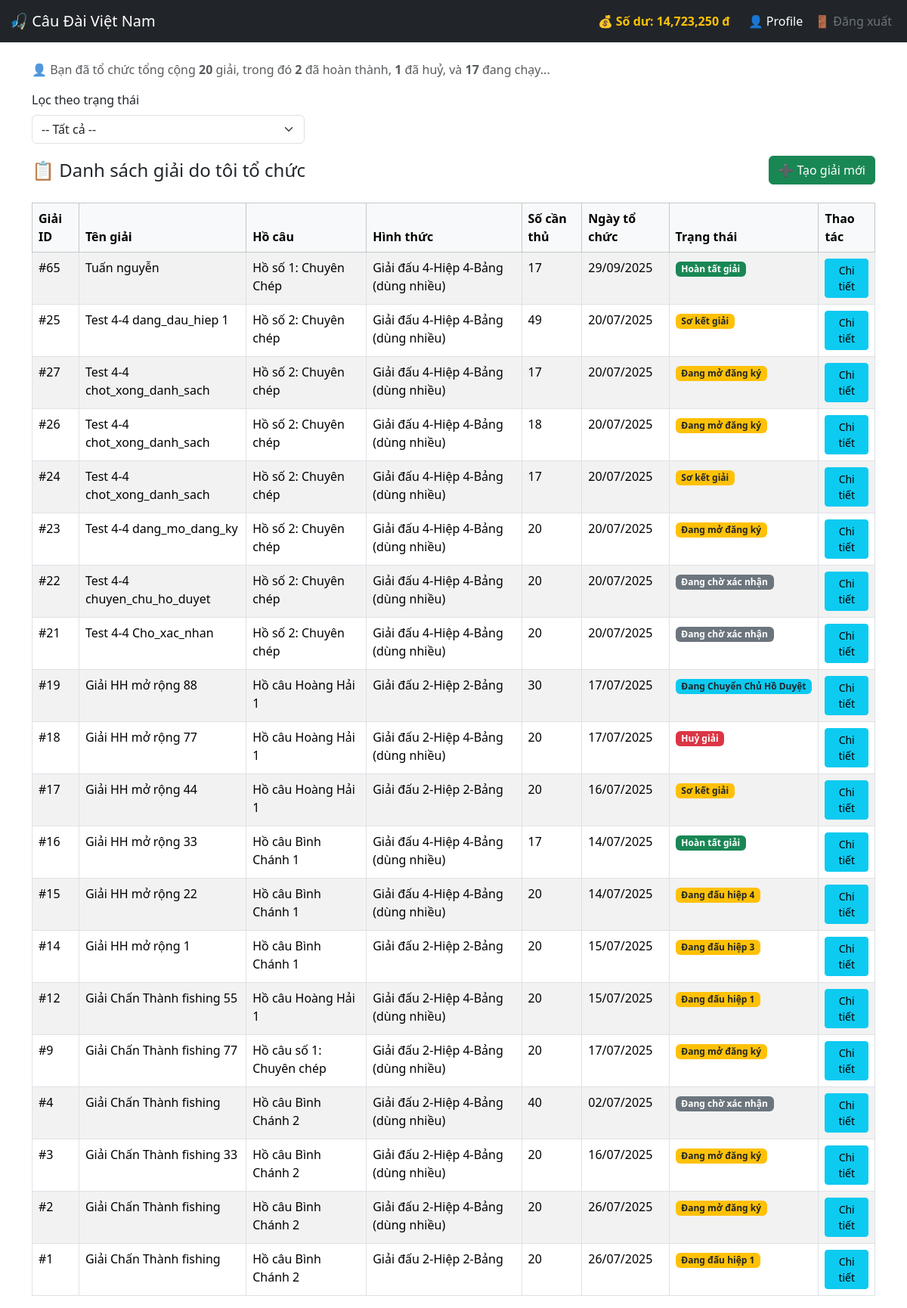
The page /cauca/canthu/mygiai/my_giai_list.php (signed in) on the database its author committed.
### tables this page shows
CREATE TABLE `users` (
  `id` int NOT NULL,
  `user_code` varchar(40) DEFAULT NULL,
  `phone` varchar(12) DEFAULT NULL,
  `password` varchar(255) NOT NULL,
  `nickname` varchar(30) DEFAULT 'Nick name...',
  `email` varchar(100) DEFAULT 'Email...',
  `vai_tro` enum('admin','moderator','canthu','chuho','guest') NOT NULL DEFAULT 'canthu',
  `full_name` varchar(100) DEFAULT 'Họ và Tên...',
  `bank_account` varchar(50) DEFAULT 'Số tài khoản...',
  `bank_info` enum('970436-Vietcombank','970415-VietinBank','970418-BIDV','970405-Agribank','970407-Techcombank','970422-MBbank','970423-TPBank','970403-Sacombank','970432-VPBank','970416-ACB') DEFAULT NULL,
  `qr_image_path` varchar(255) DEFAULT NULL,
  `CCCD_number` varchar(20) DEFAULT 'Số CCCD...',
  `balance` decimal(12,2) DEFAULT '100000.00',
  `balance_ref` decimal(12,2) DEFAULT '50000.00',
  `ref_code` varchar(20) DEFAULT '0935192079',
  `user_exp` int DEFAULT '10',
  `cnt_ho` int NOT NULL DEFAULT '0',
  `cnt_xa` int NOT NULL DEFAULT '0',
  `cnt_giai` int NOT NULL DEFAULT '0',
  `cnt_game` int NOT NULL DEFAULT '0',
  `user_lever` int DEFAULT '1',
  `user_note` varchar(200) DEFAULT 'Ghi chú user...',
  `review_status` enum('yes','no') DEFAULT 'yes',
  `created_at` datetime DEFAULT CURRENT_TIMESTAMP,
  `status` enum('Chưa xác minh','Đã xác minh','Tạm dừng','banned') NOT NULL DEFAULT 'Chưa xác minh'
);

CREATE TABLE `giai_list` (
  `id` int NOT NULL,
  `giai_code` varchar(40) DEFAULT NULL,
  `ho_cau_id` int NOT NULL,
  `chuho_id` int DEFAULT NULL,
  `creator_id` int NOT NULL,
  `hinh_thuc_id` int NOT NULL,
  `ten_giai` varchar(255) NOT NULL,
  `so_luong_can_thu` int NOT NULL,
  `so_bang` int DEFAULT '0',
  `so_hiep` int DEFAULT '1',
  `thoi_luong_phut_hiep` int DEFAULT '60',
  `ngay_to_chuc` date NOT NULL,
  `gio_bat_dau` time NOT NULL,
  `thoi_gian_dong_dang_ky` datetime NOT NULL,
  `tien_cuoc` int DEFAULT '0',
  `phi_giai` int DEFAULT '0',
  `phi_ho` int DEFAULT '0',
  `luat_choi` text,
  `status` enum('dang_cho_xac_nhan','dang_mo_dang_ky','chot_xong_danh_sach','dang_dau_hiep_1','dang_dau_hiep_2','dang_dau_hiep_3','dang_dau_hiep_4','so_ket_giai','hoan_tat_giai','huy_giai','chuyen_chu_ho_duyet','dang_dau_hiep_5','dang_dau_hiep_6','') DEFAULT 'dang_cho_xac_nhan',
  `created_at` timestamp NULL DEFAULT CURRENT_TIMESTAMP,
  `min_user_exp` int DEFAULT '0',
  `min_user_level` int DEFAULT '0',
  `quy_tac_xoay_tu_chon` varchar(2000) DEFAULT '0' COMMENT 'Lưu JSON xoay bảng tùy chỉnh nếu chọn custom'
);

CREATE TABLE `ho_cau` (
  `id` int NOT NULL,
  `ho_cau_code` varchar(40) DEFAULT NULL,
  `cum_ho_id` int NOT NULL,
  `loai_ca_id` int DEFAULT NULL,
  `ten_ho` varchar(255) NOT NULL,
  `dien_tich` float DEFAULT '1500',
  `max_chieu_dai_can` float DEFAULT '540',
  `max_truc_theo` float DEFAULT '30',
  `mo_ta` varchar(500) DEFAULT 'mô tả...',
  `cam_moi` varchar(200) DEFAULT 'cấm mồi...',
  `status` enum('admin_tam_khoa','chuho_tam_khoa','dong_vinh_vien','dang_hoat_dong','tam_dung') DEFAULT 'dang_hoat_dong',
  `ly_do_dong` varchar(200) DEFAULT 'lý do đóng hồ...',
  `luong_ca` int DEFAULT '1500',
  `so_cho_ngoi` int DEFAULT '30',
  `cho_phep_danh_game` tinyint(1) DEFAULT '1',
  `cho_phep_danh_giai` tinyint(1) DEFAULT '1',
  `gia_game` int DEFAULT '30000',
  `gia_giai` int DEFAULT '20000',
  `cho_phep_xoi` tinyint NOT NULL DEFAULT '1',
  `gia_xoi` int NOT NULL DEFAULT '50000',
  `cho_phep_khoen` tinyint NOT NULL DEFAULT '1',
  `gia_khoen` int NOT NULL DEFAULT '100000',
  `cho_phep_danh_thit` tinyint(1) DEFAULT '1',
  `created_at` datetime DEFAULT CURRENT_TIMESTAMP,
  `cho_phep_heo` tinyint NOT NULL DEFAULT '1',
  `gia_heo` int NOT NULL DEFAULT '0',
  `cho_phep_xe_heo` tinyint NOT NULL DEFAULT '1',
  `gia_xe_heo` int NOT NULL DEFAULT '0'
);

CREATE TABLE `giai_game_hinh_thuc` (
  `id` int NOT NULL,
  `ten_hinh_thuc` varchar(255) NOT NULL,
  `hinh_thuc` enum('giai','game','giai_tron') DEFAULT 'game',
  `mo_ta` varchar(500) DEFAULT NULL,
  `so_nguoi_min` int DEFAULT '10',
  `so_nguoi_max` int DEFAULT '500',
  `so_bang` int DEFAULT '1',
  `so_hiep` int DEFAULT '1',
  `nguyen_tac` varchar(2000) DEFAULT 'nguyên tắc game...',
  `cho_phep_canthu_tao` tinyint(1) DEFAULT '0',
  `luat_xoay_bang` json DEFAULT NULL
);

### cauca/canthu/mygiai/my_giai_list.php (the view, shortened to what this page needs)
<?php
require_once __DIR__ . '/../../../connect.php';
$user_id = $_SESSION['user']['id'];
$sql = "SELECT gl.*, hc.ten_ho, ght.ten_hinh_thuc
    FROM giai_list gl
    JOIN ho_cau hc ON gl.ho_cau_id = hc.id
    JOIN giai_game_hinh_thuc ght ON gl.hinh_thuc_id = ght.id
    WHERE gl.creator_id = ?";
$params = [$user_id];
$sql .= " ORDER BY gl.created_at DESC, gl.id DESC";
$stmt = $pdo->prepare($sql);
$stmt->execute($params);
$ds_giai = $stmt->fetchAll();
?>
<?php include_once '../../../includes/header.php'; ?>
<link rel="stylesheet" href="https://cdn.jsdelivr.net/npm/bootstrap@5.3.3/dist/css/bootstrap.min.css">
<?php
$stmt_all = $pdo->prepare("SELECT COUNT(*) FROM giai_list WHERE creator_id = ?");
$stmt_all->execute([$user_id]);
$tong_so_giai = $stmt_all->fetchColumn();
$stmt_done = $pdo->prepare("SELECT COUNT(*) FROM giai_list WHERE creator_id = ? AND status = 'hoan_tat_giai'");
$stmt_done->execute([$user_id]);
$so_giai_hoan_thanh = $stmt_done->fetchColumn();
$stmt_cancel = $pdo->prepare("SELECT COUNT(*) FROM giai_list WHERE creator_id = ? AND status = 'huy_giai'");
$stmt_cancel->execute([$user_id]);
$so_giai_huy = $stmt_cancel->fetchColumn();
$so_giai_dang_chay = $tong_so_giai - $so_giai_hoan_thanh - $so_giai_huy;
?>
<div class="container mt-4">
  <div class="mb-3 text-muted">
    👤 Bạn đã tổ chức tổng cộng <strong><?= $tong_so_giai ?></strong> giải, trong đó <strong><?= $so_giai_hoan_thanh ?></strong> đã hoàn thành, <strong><?= $so_giai_huy ?></strong> đã huỷ, và <strong><?= $so_giai_dang_chay ?></strong> đang chạy...
  </div>
  <form method="get" class="row g-3 mb-3">
    <div class="col-md-4">
      <label class="form-label">Lọc theo trạng thái</label>
      <select name="status" class="form-select" onchange="this.form.submit()">
        <option value="">-- Tất cả --</option>
      </select>
    </div>
  </form>
  <div class="d-flex justify-content-between align-items-center mb-4">
    <h4 class="mb-0">📋 Danh sách giải do tôi tổ chức</h4>
    <a href="../giai/giai_ho_cau.php" class="btn btn-success">➕ Tạo giải mới</a>
  </div>
  <?php if (empty($ds_giai)): ?>
    <div class="alert alert-warning">Bạn chưa tạo giải nào.</div>
  <?php else: ?>
    <div class="table-responsive">
      <table class="table table-bordered table-striped">
        <thead class="table-light">
          <tr>
            <th>Giải ID</th>
            <th>Tên giải</th>
            <th>Hồ câu</th>
            <th>Hình thức</th>
            <th>Số cần thủ</th>
            <th>Ngày tổ chức</th>
            <th>Trạng thái</th>
            <th>Thao tác</th>
          </tr>
        </thead>
        <tbody>
          <?php foreach ($ds_giai as $index => $giai): ?>
            <tr>
              <td>#<?= htmlspecialchars($giai['id']) ?></td>
              <td><?= htmlspecialchars($giai['ten_giai']) ?></td>
              <td><?= htmlspecialchars($giai['ten_ho']) ?></td>
              <td><?= htmlspecialchars($giai['ten_hinh_thuc']) ?></td>
              <td><?= $giai['so_luong_can_thu'] ?></td>
              <td><?= date('d/m/Y', strtotime($giai['ngay_to_chuc'])) ?></td>
              <td>
                <?php
                switch ($giai['status']) {
                  case 'dang_cho_xac_nhan':
                    echo '<span class="badge bg-secondary">Đang chờ xác nhận</span>';
                    break;
                  case 'chuyen_chu_ho_duyet':
                    echo '<span class="badge bg-info text-dark">Đang Chuyển Chủ Hồ Duyệt</span>';
                    break;
                  case 'dang_mo_dang_ky':
                    echo '<span class="badge bg-warning text-dark">Đang mở đăng ký</span>';
                    break;
                  case 'dang_dau_hiep_1':
                    echo '<span class="badge bg-warning text-dark">Đang đấu hiệp 1</span>';
                    break;
                  case 'dang_dau_hiep_3':
                    echo '<span class="badge bg-warning text-dark">Đang đấu hiệp 3</span>';
                    break;
                  case 'dang_dau_hiep_4':
                    echo '<span class="badge bg-warning text-dark">Đang đấu hiệp 4</span>';
                    break;
                  case 'so_ket_giai':
                    echo '<span class="badge bg-warning text-dark">Sơ kết giải</span>';
                    break;
                  case 'hoan_tat_giai':
                    echo '<span class="badge bg-success">Hoàn tất giải</span>';
                    break;
                  case 'huy_giai':
                    echo '<span class="badge bg-danger">Huỷ giải</span>';
                    break;
                }
                ?>
              </td>
              <td>
                <a href="my_giai_detail.php?id=<?= $giai['id'] ?>" class="btn btn-sm btn-info">Chi tiết</a>
              </td>
            </tr>
          <?php endforeach; ?>
        </tbody>
      </table>
    </div>
  <?php endif; ?>
</div>

### includes/header.php (shortened to what this page needs)
<?php
require_once __DIR__ . '/../connect.php';
$user = $_SESSION['user'] ?? null;
$isLoggedIn = $user !== null;
$vai_tro = $user['vai_tro'] ?? null;
$user_id = $user['id'] ?? null;
?>
<!DOCTYPE html>
<html lang="vi">
<head>
<link href="https://cdn.jsdelivr.net/npm/bootstrap@5.3.3/dist/css/bootstrap.min.css" rel="stylesheet">
</head>
<body>
<nav class="navbar navbar-expand-lg navbar-dark bg-dark">
    <div class="container-fluid">
<a class="navbar-brand" href="/index.php">🎣 Câu Đài Việt Nam</a>
        <div class="collapse navbar-collapse" id="navbarNav">
            <?php if ($isLoggedIn && in_array($vai_tro, ['canthu', 'chuho'])): ?>
                <?php
                    $stmt = $pdo->prepare("SELECT balance FROM users WHERE id = :id");
                    $stmt->execute(['id' => $user_id]);
                    $u = $stmt->fetch(PDO::FETCH_ASSOC);
                    $so_du = isset($u['balance']) ? (float)$u['balance'] : 0;
                    $balance_link = ($vai_tro === 'canthu')
                        ? '/cauca/canthu/balance.php'
                        : '/cauca/chuho/balance.php';
                ?>
                <div class="me-3 text-white">
                    <a href="<?= $balance_link ?>" class="text-decoration-none text-warning fw-bold">
                        💰 Số dư: <?= number_format($so_du) ?> đ
                    </a>
                </div>
            <?php endif; ?>
<ul class="navbar-nav">
    <?php if ($isLoggedIn): ?>
        <li class="nav-item">
            <?php
                $profile_link = '/';
                if ($vai_tro === 'canthu') {
                    $profile_link = '/cauca/canthu/profile.php';
                } elseif ($vai_tro === 'chuho') {
                    $profile_link = '/cauca/chuho/profile.php';
                }
            ?>
            <a class="nav-link text-white" href="<?= $profile_link ?>">👤 Profile</a>
        </li>
        <li class="nav-item">
            <a class="nav-link text-secondary" href="/auth/logout.php">🚪 Đăng xuất</a>
        </li>
    <?php else: ?>
        <li class="nav-item"><a class="nav-link" href="/auth/login.php">Đăng nhập</a></li>
    <?php endif; ?>
</ul>
        </div>
    </div>
</nav>

### rows shown on the page
users: balance "14,723,250"
giai_list: id "65", ten_giai "Tuấn nguyễn", ho_cau.ten_ho "Hồ số 1: Chuyên Chép", giai_game_hinh_thuc.ten_hinh_thuc "Giải đấu 4-Hiệp 4-Bảng (dùng nhiều)", so_luong_can_thu "17", ngay_to_chuc "29/09/2025", status "Hoàn tất giải"
giai_list: id "25", ten_giai "Test 4-4 dang_dau_hiep 1", ho_cau.ten_ho "Hồ số 2: Chuyên chép", giai_game_hinh_thuc.ten_hinh_thuc "Giải đấu 4-Hiệp 4-Bảng (dùng nhiều)", so_luong_can_thu "49", ngay_to_chuc "20/07/2025", status "Sơ kết giải"
giai_list: id "27", ten_giai "Test 4-4 chot_xong_danh_sach", ho_cau.ten_ho "Hồ số 2: Chuyên chép", giai_game_hinh_thuc.ten_hinh_thuc "Giải đấu 4-Hiệp 4-Bảng (dùng nhiều)", so_luong_can_thu "17", ngay_to_chuc "20/07/2025", status "Đang mở đăng ký"
giai_list: id "26", ten_giai "Test 4-4 chot_xong_danh_sach", ho_cau.ten_ho "Hồ số 2: Chuyên chép", giai_game_hinh_thuc.ten_hinh_thuc "Giải đấu 4-Hiệp 4-Bảng (dùng nhiều)", so_luong_can_thu "18", ngay_to_chuc "20/07/2025", status "Đang mở đăng ký"
giai_list: id "24", ten_giai "Test 4-4 chot_xong_danh_sach", ho_cau.ten_ho "Hồ số 2: Chuyên chép", giai_game_hinh_thuc.ten_hinh_thuc "Giải đấu 4-Hiệp 4-Bảng (dùng nhiều)", so_luong_can_thu "17", ngay_to_chuc "20/07/2025", status "Sơ kết giải"
giai_list: id "23", ten_giai "Test 4-4 dang_mo_dang_ky", ho_cau.ten_ho "Hồ số 2: Chuyên chép", giai_game_hinh_thuc.ten_hinh_thuc "Giải đấu 4-Hiệp 4-Bảng (dùng nhiều)", so_luong_can_thu "20", ngay_to_chuc "20/07/2025", status "Đang mở đăng ký"
giai_list: id "22", ten_giai "Test 4-4 chuyen_chu_ho_duyet", ho_cau.ten_ho "Hồ số 2: Chuyên chép", giai_game_hinh_thuc.ten_hinh_thuc "Giải đấu 4-Hiệp 4-Bảng (dùng nhiều)", so_luong_can_thu "20", ngay_to_chuc "20/07/2025", shows "Đang chờ xác nhận"
giai_list: id "21", ten_giai "Test 4-4 Cho_xac_nhan", ho_cau.ten_ho "Hồ số 2: Chuyên chép", giai_game_hinh_thuc.ten_hinh_thuc "Giải đấu 4-Hiệp 4-Bảng (dùng nhiều)", so_luong_can_thu "20", ngay_to_chuc "20/07/2025", shows "Đang chờ xác nhận"
giai_list: id "19", ten_giai "Giải HH mở rộng 88", ho_cau.ten_ho "Hồ câu Hoàng Hải 1", giai_game_hinh_thuc.ten_hinh_thuc "Giải đấu 2-Hiệp 2-Bảng", so_luong_can_thu "30", ngay_to_chuc "17/07/2025", shows "Đang Chuyển Chủ Hồ Duyệt"
giai_list: id "18", ten_giai "Giải HH mở rộng 77", ho_cau.ten_ho "Hồ câu Hoàng Hải 1", giai_game_hinh_thuc.ten_hinh_thuc "Giải đấu 2-Hiệp 4-Bảng (dùng nhiều)", so_luong_can_thu "20", ngay_to_chuc "17/07/2025", status "Huỷ giải"
giai_list: id "17", ten_giai "Giải HH mở rộng 44", ho_cau.ten_ho "Hồ câu Hoàng Hải 1", giai_game_hinh_thuc.ten_hinh_thuc "Giải đấu 2-Hiệp 2-Bảng", so_luong_can_thu "20", ngay_to_chuc "16/07/2025", status "Sơ kết giải"
giai_list: id "16", ten_giai "Giải HH mở rộng 33", ho_cau.ten_ho "Hồ câu Bình Chánh 1", giai_game_hinh_thuc.ten_hinh_thuc "Giải đấu 4-Hiệp 4-Bảng (dùng nhiều)", so_luong_can_thu "17", ngay_to_chuc "14/07/2025", status "Hoàn tất giải"
giai_list: id "15", ten_giai "Giải HH mở rộng 22", ho_cau.ten_ho "Hồ câu Bình Chánh 1", giai_game_hinh_thuc.ten_hinh_thuc "Giải đấu 4-Hiệp 4-Bảng (dùng nhiều)", so_luong_can_thu "20", ngay_to_chuc "14/07/2025", status "Đang đấu hiệp 4"
giai_list: id "14", ten_giai "Giải HH mở rộng 1", ho_cau.ten_ho "Hồ câu Bình Chánh 1", giai_game_hinh_thuc.ten_hinh_thuc "Giải đấu 2-Hiệp 2-Bảng", so_luong_can_thu "20", ngay_to_chuc "15/07/2025", status "Đang đấu hiệp 3"
giai_list: id "12", ten_giai "Giải Chấn Thành fishing 55", ho_cau.ten_ho "Hồ câu Hoàng Hải 1", giai_game_hinh_thuc.ten_hinh_thuc "Giải đấu 2-Hiệp 4-Bảng (dùng nhiều)", so_luong_can_thu "20", ngay_to_chuc "15/07/2025", status "Đang đấu hiệp 1"
giai_list: id "9", ten_giai "Giải Chấn Thành fishing 77", ho_cau.ten_ho "Hồ câu số 1: Chuyên chép", giai_game_hinh_thuc.ten_hinh_thuc "Giải đấu 2-Hiệp 4-Bảng (dùng nhiều)", so_luong_can_thu "20", ngay_to_chuc "17/07/2025", status "Đang mở đăng ký"
giai_list: id "4", ten_giai "Giải Chấn Thành fishing", ho_cau.ten_ho "Hồ câu Bình Chánh 2", giai_game_hinh_thuc.ten_hinh_thuc "Giải đấu 2-Hiệp 4-Bảng (dùng nhiều)", so_luong_can_thu "40", ngay_to_chuc "02/07/2025", shows "Đang chờ xác nhận"
giai_list: id "3", ten_giai "Giải Chấn Thành fishing 33", ho_cau.ten_ho "Hồ câu Bình Chánh 2", giai_game_hinh_thuc.ten_hinh_thuc "Giải đấu 2-Hiệp 4-Bảng (dùng nhiều)", so_luong_can_thu "20", ngay_to_chuc "16/07/2025", status "Đang mở đăng ký"
giai_list: id "2", ten_giai "Giải Chấn Thành fishing", ho_cau.ten_ho "Hồ câu Bình Chánh 2", giai_game_hinh_thuc.ten_hinh_thuc "Giải đấu 2-Hiệp 4-Bảng (dùng nhiều)", so_luong_can_thu "20", ngay_to_chuc "26/07/2025", status "Đang mở đăng ký"
giai_list: id "1", ten_giai "Giải Chấn Thành fishing", ho_cau.ten_ho "Hồ câu Bình Chánh 2", giai_game_hinh_thuc.ten_hinh_thuc "Giải đấu 2-Hiệp 2-Bảng", so_luong_can_thu "20", ngay_to_chuc "26/07/2025", status "Đang đấu hiệp 1"

### other values the page prints
$tong_so_giai "20"
$so_giai_hoan_thanh "2"
$so_giai_huy "1"
$so_giai_dang_chay "17"
